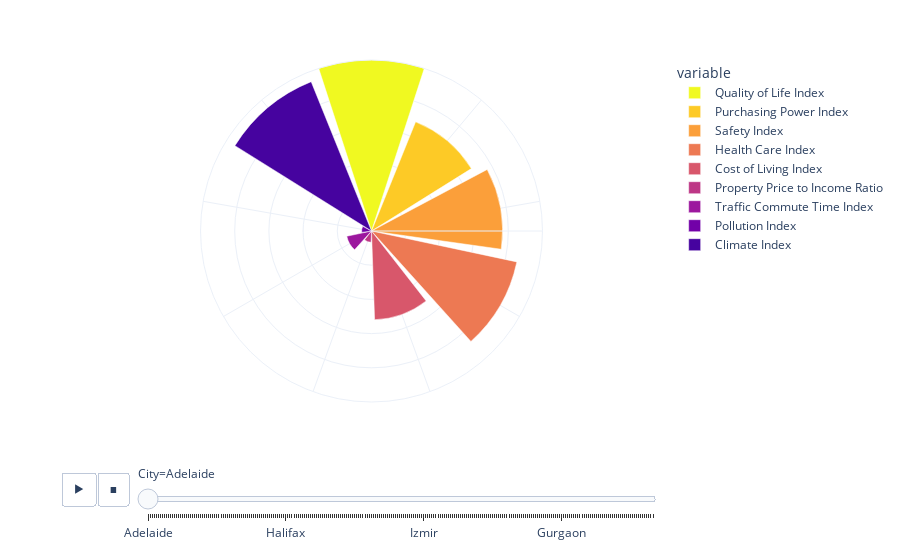

The notebook cell saved with this chart:
### Code cell
import plotly.express as px


#new_df[new_df['City'] == 'Adelaide']['value'].tolist()

fig = px.bar_polar(new_df, r='value', 
                   theta='variable',
                   color='variable', 
                   template="plotly_white",
                   animation_frame="City",
                   color_discrete_sequence= px.colors.sequential.Plasma_r)

fig.update_layout(
    #template=None,
    paper_bgcolor='rgba(0,0,0,0)',
    plot_bgcolor='rgba(0,0,0,0)',
    yaxis=dict(showgrid=False),
    xaxis=dict(showgrid=False) ,   
    showlegend=True,
    polar = dict(
        radialaxis = dict(range=[0, 1], showticklabels=False, ticks=''),
        angularaxis = dict(showticklabels=False, ticks='')
    )
)

fig.show()
